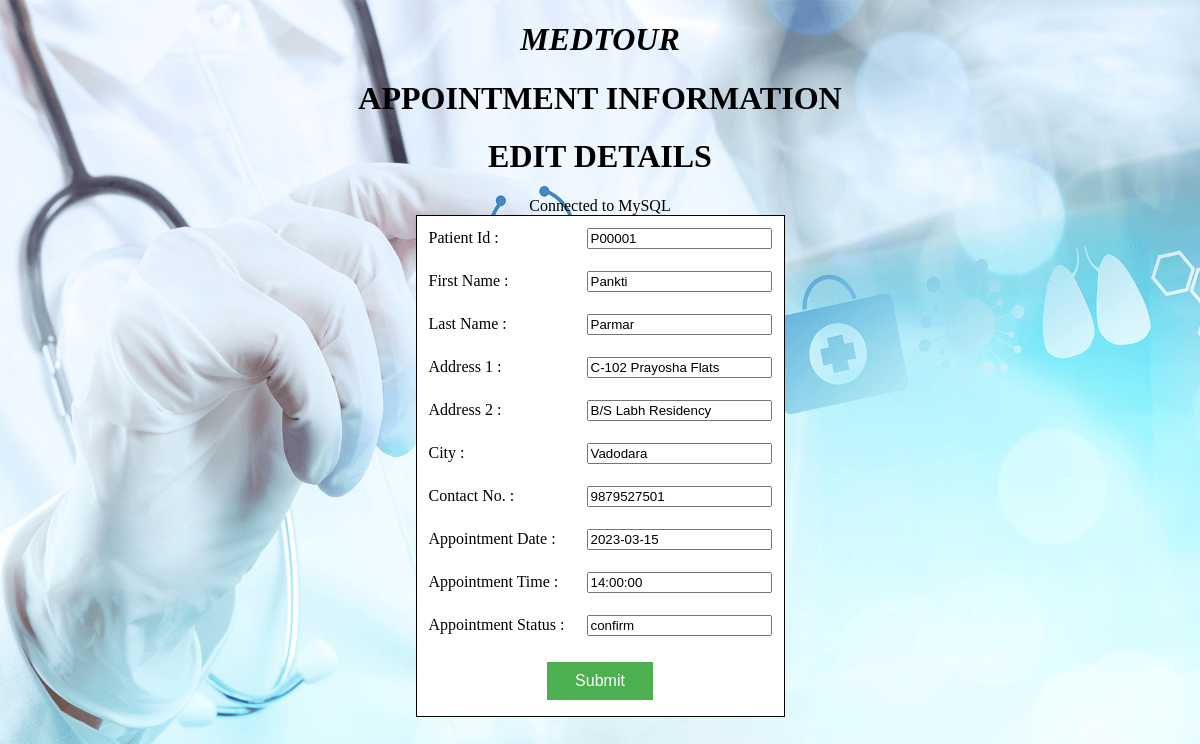
The page /Project/AppointmentsEditDetails.php?pid=P00001 on the database its author committed.
### tables this page shows
CREATE TABLE IF NOT EXISTS `appointments` (
  `paid` varchar(15) NOT NULL,
  `finm` varchar(20) NOT NULL,
  `lnm` varchar(20) NOT NULL,
  `addr1` varchar(25) NOT NULL,
  `addr2` varchar(25) NOT NULL,
  `city` varchar(20) NOT NULL,
  `contactno` bigint(20) NOT NULL,
  `appdt` date NOT NULL,
  `apptm` time NOT NULL,
  `appstus` varchar(20) NOT NULL,
  PRIMARY KEY (`paid`)
);

### Project/AppointmentsEditDetails.php (the view, shortened to what this page needs)
<!DOCTYPE HTML>
<html>
<head>
</head>
<body bgcolor="">
<center>
<marquee><h1 class="impact"style="color:black;"><b><i>MEDTOUR</i></b></h1></marquee>
<h1 class="impact" style="color:black;"><b>APPOINTMENT INFORMATION</b></h1>
<h1 class="impact" style="color:black;"><b>EDIT DETAILS</b></h1>
<?php
$PatientId=$_REQUEST['pid'];
$con=mysql_connect("localhost","root","");
if($con)
{
    echo "Connected to MySQL"."<br/>";
}
else
{
    echo "not connected";
}
$sql="SELECT * FROM appointments WHERE paid = '$PatientId'";
$result=mysql_query($sql,$con);
while($row=mysql_fetch_assoc($result))
{
    $D1=$row['paid'];
    $D2=$row['finm'];
    $D3=$row['lnm'];
    $D4=$row['addr1'];
    $D5=$row['addr2'];
    $D6=$row['city'];
    $D7=$row['contactno'];
    $D8=$row['appdt'];
    $D9=$row['apptm'];
    $D10=$row['appstus'];
}
?>
<form method="Post" action="AppointmentsUpdate.php">
<table align="center" cellpadding="10" bgcolor="white" style="border:1px solid black" bordercolor="#D7DF01">
<tr>
<td>Patient Id :</td>
<td><input type="text" name="D1" value="<?php echo $D1;?>"/></td>
</tr>
<tr>
<td>First Name :</td>
<td><input type="text" name="D2" value="<?php echo $D2;?>"/></td>
</tr>
<tr>
<td>Last Name :</td>
<td><input type="text" name="D3" value="<?php echo $D3;?>"/></td>
</tr>
<tr>
<td>Address 1 :</td>
<td><input type="text" name="D4" value="<?php echo $D4;?>"/></td>
</tr>
<tr>
<td>Address 2 :</td>
<td><input type="text" name="D5" value="<?php echo $D5;?>"/></td>
</tr>
<tr>
<td>City :</td>
<td><input type="text" name="D6" value="<?php echo $D6;?>"/></td>
</tr>
<tr>
<td>Contact No. :</td>
<td><input type="text" name="D7" value="<?php echo $D7;?>"/></td>
</tr>
<tr>
<td>Appointment Date :</td>
<td><input type="text" name="D8" value="<?php echo $D8;?>"/></td>
</tr>
<tr>
<td>Appointment Time :</td>
<td><input type="text" name="D9" value="<?php echo $D9;?>"/></td>
</tr>
<tr>
<td>Appointment Status :</td>
<td><input type="text" name="D10" value="<?php echo $D10;?>"/></td>
</tr>
<tr>
<td colspan="2"align="center">
<input class="button" type="submit" name="Submit" value="Submit"/></td>
</tr>
	</table>
</form>
</center>
</body>
</html>

### Project/AppointmentsEditDetails.php (style rules this page uses)
.button { background-color: #4CAF50; border: none; color: white; padding: 10px 28px; text-align: center; text-decoration: none; display: inline-block; font-size: 16px; margin: 4px 2px; cursor: pointer; }
body { background-image: url('bg1.jpg'); background-repeat: no-repeat; background-attachment: fixed; background-size: 100% 100%; }

### rows shown on the page
appointments: D1 "P00001", D2 "Pankti", D3 "Parmar", D4 "C-102 Prayosha Flats", D5 "B/S Labh Residency", D6 "Vadodara", D7 "9879527501", D8 "2023-03-15", D9 "14:00:00", D10 "confirm"
